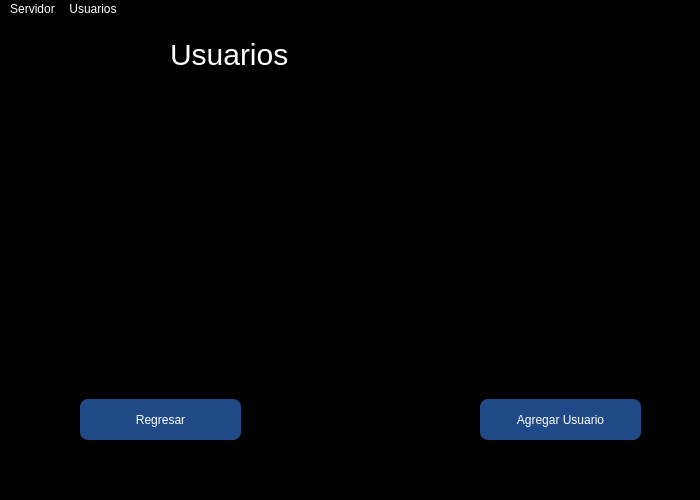
<?xml version="1.0" encoding="UTF-8"?>
<ui version="4.0">
 <class>MainWindow</class>
 <widget class="QMainWindow" name="MainWindow">
  <property name="geometry">
   <rect>
    <x>0</x>
    <y>0</y>
    <width>700</width>
    <height>500</height>
   </rect>
  </property>
  <property name="windowTitle">
   <string>MainWindow</string>
  </property>
  <property name="styleSheet">
   <string notr="true">background-color: qlineargradient(spread:pad, x1:1, y1:1, x2:1, y2:1, stop:0 rgba(0, 0, 0, 255), stop:1 rgba(255, 255, 255, 255));
color: white;</string>
  </property>
  <widget class="QWidget" name="centralwidget">
   <widget class="QLabel" name="label">
    <property name="geometry">
     <rect>
      <x>50</x>
      <y>110</y>
      <width>80</width>
      <height>21</height>
     </rect>
    </property>
    <property name="text">
     <string/>
    </property>
   </widget>
   <widget class="QListWidget" name="usersList">
    <property name="geometry">
     <rect>
      <x>180</x>
      <y>70</y>
      <width>371</width>
      <height>301</height>
     </rect>
    </property>
    <property name="styleSheet">
     <string notr="true">font-size: 20px;</string>
    </property>
   </widget>
   <widget class="QLabel" name="label_2">
    <property name="geometry">
     <rect>
      <x>170</x>
      <y>20</y>
      <width>191</width>
      <height>31</height>
     </rect>
    </property>
    <property name="styleSheet">
     <string notr="true">font-size: 30px;</string>
    </property>
    <property name="text">
     <string>Usuarios</string>
    </property>
   </widget>
   <widget class="QPushButton" name="backBtnUsersPage">
    <property name="geometry">
     <rect>
      <x>80</x>
      <y>380</y>
      <width>161</width>
      <height>41</height>
     </rect>
    </property>
    <property name="styleSheet">
     <string notr="true">border-color: rgb(0, 0, 0);
border-radius: 8px;
background-color: rgb(32, 74, 135);</string>
    </property>
    <property name="text">
     <string>Regresar</string>
    </property>
   </widget>
   <widget class="QPushButton" name="addUserBtnUsersPage">
    <property name="geometry">
     <rect>
      <x>480</x>
      <y>380</y>
      <width>161</width>
      <height>41</height>
     </rect>
    </property>
    <property name="styleSheet">
     <string notr="true">border-color: rgb(0, 0, 0);
border-radius: 8px;
background-color: rgb(32, 74, 135);</string>
    </property>
    <property name="text">
     <string>Agregar Usuario</string>
    </property>
   </widget>
  </widget>
  <widget class="QMenuBar" name="menubar">
   <property name="geometry">
    <rect>
     <x>0</x>
     <y>0</y>
     <width>700</width>
     <height>26</height>
    </rect>
   </property>
   <widget class="QMenu" name="menuServidor">
    <property name="title">
     <string>Servidor</string>
    </property>
   </widget>
   <widget class="QMenu" name="menuUsuarios">
    <property name="title">
     <string>Usuarios</string>
    </property>
   </widget>
   <addaction name="menuServidor"/>
   <addaction name="menuUsuarios"/>
  </widget>
  <widget class="QStatusBar" name="statusbar"/>
 </widget>
 <resources/>
 <connections/>
</ui>
